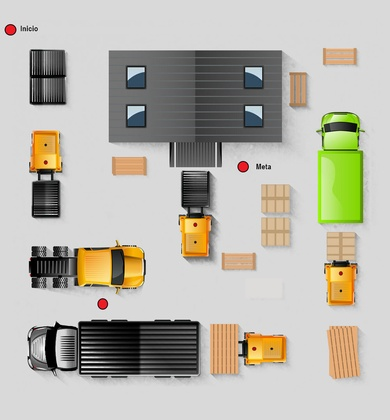
%> input picture layout4.jpg, 390 x 420 px, shrunk from 1000 x 1077 before the run
$ octave --eval "main;"   (GNU Octave 9; MATLAB toolbox functions it lacks are replaced by stand-ins)
%> lines starting %> are read from the running program, lines starting %| are printed output that depends on the picture; in (x1, y1, x2, y2) boxes, pixels count from 0 and x2, y2 are one past the last pixel; in counts of white or black regions, pixels touching at a corner belong together; the program's own positions count from 1
% Proyecto 3 - Redes Neuronales


function main()
    clc; clear; close all
    im = rgb2gray(imread('layout4.jpg'));   % Read original image file
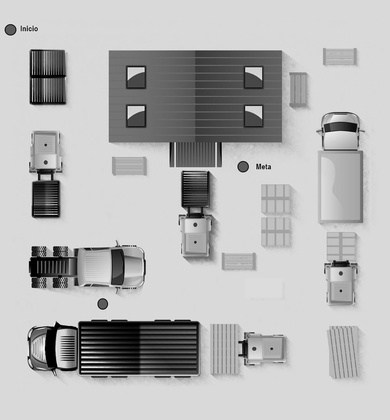
%> im: size 420x390 uint8; min 0, max 254, mean 181.2

    % Segmentacion
    th= 200; imbw = im;          % Upper & lower bounds for bw
    imbw(imbw <= th) = 0;
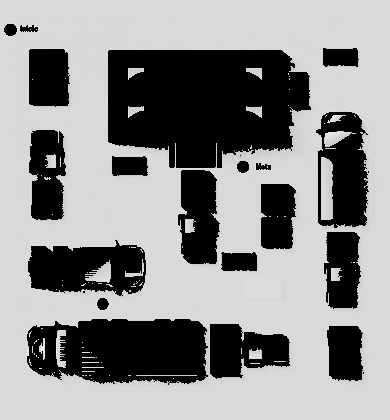
%> imbw: size 420x390 uint8; min 0, max 254, mean 140.6
    imbw(imbw >= th) = 1;        % Binarizing the image
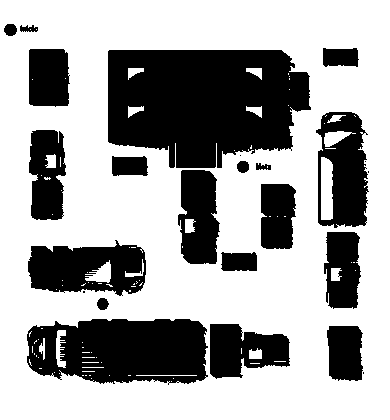
%> imbw: size 420x390 uint8; values 0 (black) and 1 (white), 65% white; 24 black regions (5 under 20 px), largest, box (x1, y1, x2, y2) and area: (108, 50, 311, 168) 19303, (27, 319, 208, 385) 9744, (28, 240, 146, 296) 4631
    imbw = ~imbw;

    % Deteccion de Orillas
    imE = edge(imbw, 'canny', [0.0, 0.95]); % Detect edges on the image
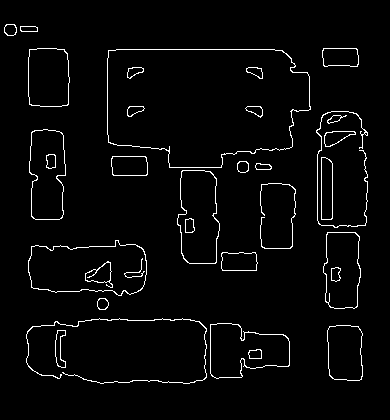
%> imE: size 420x390 logical; 3% white in thin lines or dots, all inside (x1, y1, x2, y2) = (4, 24, 368, 384)


    % Deteccion de Circulos por la Transformada de Hough
    % Centros, radios de los circulos
    [centros, radios] = imfindcircles(imE, [15 40]);
%> centros = [279.6 204.3; 130.3 164.7; 129.1 269.4; 342.3 151.9; 345.9 352.1; 198.2 215.2]; radios = [19.93; 19.7; 25.12; 24.22; 28.52; 19.74]
    num_centros = length(centros);
%> num_centros = 6

    % Verificacion de Circulos
    if num_centros ==  0
        disp('No existe ningun punto de partida')
    else
        %viscircles(centros, radios, 'EdgeColor', 'b')
        disp('# ciculos : '); disp(length(centros))
%| 6
        disp('Centros: '); disp(centros)
%|    279.64   204.33
%|    130.34   164.66
%|    129.12   269.41
%|    342.28   151.92
%|    345.90   352.10
%|    198.18   215.18
        disp('radioss: '); disp(radios)
%|    19.928
%|    19.699
%|    25.116
%|    24.224
%|    28.524
%|    19.737

         %Inicio=imcrop(im);
%> (the run ends here)
